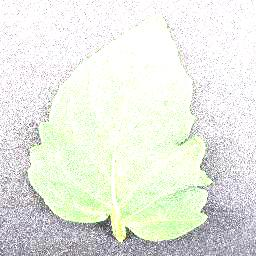
#> input picture image_data/Tomato_Images/Tomato_Healthy/2bc7f6c3-7765-4ab0-926b-57fc918bfbf0___GH_HL Leaf 305_newPixel25.JPG, 256 x 256 px; its folder holds 3 pictures in this run
$ python evaluate_droop_angle.py
#> lines starting #> are read from the running program, lines starting #| are printed output that depends on the picture; after the words box and inside, x2 and y2 are one past the last pixel; in counts of white or black regions, pixels touching at a corner belong together
#> in run_evaluation, img is the input picture: shape (256, 256, 3); mean B, G, R 226.2, 234, 231.4
"""Prototype and empirical evaluation of droop_angle on 20 Tomato images (T5-006).

Tests whether an orientation/droop angle can be defensibly calculated on
PlantVillage tomato leaf images. Evaluates:
1. Sensitivity to 180-degree rotation and vertical flip augmentations.
2. Sensitivity to arbitrary image framing / scanner angle.
3. Availability of a ground-truth gravity or plant stem reference axis.
"""

from __future__ import annotations

import sys
from pathlib import Path

import cv2
import numpy as np

PROJECT_ROOT = Path(__file__).resolve().parent.parent
if str(PROJECT_ROOT) not in sys.path:
    sys.path.insert(0, str(PROJECT_ROOT))

TOMATO_DIR = PROJECT_ROOT / "image_data" / "Tomato_Images"


def segment_leaf(image_bgr: np.ndarray) -> np.ndarray:
    """Segment leaf from PlantVillage neutral gray/white background using Otsu thresholding."""
    # Background in PlantVillage is bright or textured gray/sheet
    # Using Otsu thresholding on saturation channel
    hsv = cv2.cvtColor(image_bgr, cv2.COLOR_BGR2HSV)
#> hsv: shape (256, 256, 3); mean H, S, V 85.1, 13.9, 236.5
    sat = hsv[:, :, 1]
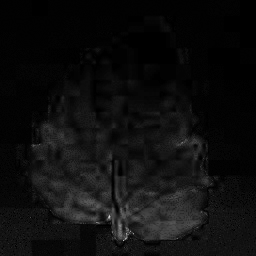
#> sat: shape (256, 256); min 0, max 216, mean 13.9
    _, mask = cv2.threshold(sat, 30, 255, cv2.THRESH_BINARY)
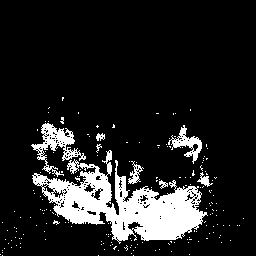
#> mask: shape (256, 256); 13.2% white; 186 white regions (178 under 20 px), largest, box (x1, y1, x2, y2) and area: (32, 150, 208, 244) 6704, (31, 123, 86, 177) 880, (168, 125, 202, 164) 429
    # Morphological clean up
    kernel = cv2.getStructuringElement(cv2.MORPH_ELLIPSE, (5, 5))
    mask = cv2.morphologyEx(mask, cv2.MORPH_CLOSE, kernel)
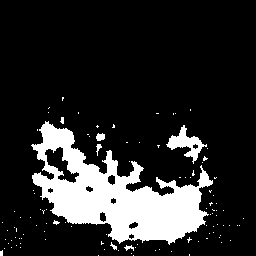
#> mask: shape (256, 256); 16.3% white; 105 white regions (98 under 20 px)
    return mask


def calculate_fitted_angle(mask: np.ndarray) -> tuple[float, float, str]:
    """Calculate major axis angle via cv2.fitEllipse and cv2.minAreaRect."""
    contours, _ = cv2.findContours(mask, cv2.RETR_EXTERNAL, cv2.CHAIN_APPROX_SIMPLE)
#> contours = 105 contours, 102 with area under 20; largest, box (x1, y1, x2, y2) and area: (31, 121, 213, 245) 10074, (166, 125, 207, 164) 494, (96, 133, 105, 141) 43
    if not contours:
        return 0.0, 0.0, "no_contour"
    largest = max(contours, key=cv2.contourArea)
#> largest = contour of 602 points, box (x1, y1, x2, y2) (31, 121, 213, 245), area 10074
    if len(largest) < 5:
        return 0.0, 0.0, "degenerate_contour"

    # 1. Ellipse fitting angle in [0, 180) degrees relative to vertical (y-axis)
    ellipse = cv2.fitEllipse(largest)
#> ellipse = ((116, 189.8), (91.79, 187.4), 109.6)
    ellipse_angle = float(ellipse[2])
#> ellipse_angle = 109.6

    # 2. MinAreaRect angle
    rect = cv2.minAreaRect(largest)
#> rect = ((116.1, 191.4), (97.62, 189.2), -73.96)
    rect_angle = float(rect[2])
#> rect_angle = -73.96

    return ellipse_angle, rect_angle, "ok"


def run_evaluation() -> list[dict]:
    # Select 20 representative tomato images across healthy and disease classes,
    # including natural pairs of base images and their 180deg / flipTB augmentations.
    healthy_dir = TOMATO_DIR / "Tomato_Healthy"
    unhealthy_dir = TOMATO_DIR / "Tomato_Unhealthy" / "Tomato_Early_blight"

    test_filenames = [
        # Set 1: Healthy base and augmented pairs
        (
            healthy_dir,
            "000146ff-92a4-4db6-90ad-8fce2ae4fddd___GH_HL Leaf 259.1.JPG",
            "healthy_base_1",
        ),
        (
            healthy_dir,
            "000bf685-b305-408b-91f4-37030f8e62db___GH_HL Leaf 308.1.JPG",
            "healthy_base_2",
        ),
        (
            healthy_dir,
            "000bf685-b305-408b-91f4-37030f8e62db___GH_HL Leaf 308.1_180deg.JPG",
            "healthy_180deg_2",
        ),
        (
            healthy_dir,
            "000bf685-b305-408b-91f4-37030f8e62db___GH_HL Leaf 308.1_flipTB.JPG",
            "healthy_flipTB_2",
        ),
        (
            healthy_dir,
            "00bce074-967b-4d50-967a-31fdaa35e688___RS_HL 0223.JPG",
            "healthy_base_3",
        ),
        (
            healthy_dir,
            "00bce074-967b-4d50-967a-31fdaa35e688___RS_HL 0223_180deg.JPG",
            "healthy_180deg_3",
        ),
        (
            healthy_dir,
            "00bce074-967b-4d50-967a-31fdaa35e688___RS_HL 0223_flipTB.JPG",
            "healthy_flipTB_3",
        ),
        (
            healthy_dir,
            "014b5e19-7917-4d76-b632-b5dd31d999ec___RS_HL 9640.JPG",
            "healthy_base_4",
        ),
        (
            healthy_dir,
            "01700b46-3800-46c6-ab81-09a5f50af525___RS_HL 0108.JPG",
            "healthy_base_5",
        ),
        (
            healthy_dir,
            "0172e56c-8bb8-4e75-8ac7-509df81393e8___RS_HL 0580.JPG",
            "healthy_base_6",
        ),
        (
            healthy_dir,
            "01c1da17-8d9f-4d69-8a1e-58d37453d3c3___RS_HL 9641.JPG",
            "healthy_base_7",
        ),
        (
            healthy_dir,
            "01c1da17-8d9f-4d69-8a1e-58d37453d3c3___RS_HL 9641_180deg.JPG",
            "healthy_180deg_7",
        ),
        (
            healthy_dir,
            "01c1da17-8d9f-4d69-8a1e-58d37453d3c3___RS_HL 9641_flipTB.JPG",
            "healthy_flipTB_7",
        ),
        (
            healthy_dir,
            "01f98912-9627-4ce0-8f0f-e451b7acbb6c___RS_HL 0509.JPG",
            "healthy_base_8",
        ),
        (
            healthy_dir,
            "01f98912-9627-4ce0-8f0f-e451b7acbb6c___RS_HL 0509_180deg.JPG",
            "healthy_180deg_8",
        ),
        # Set 2: Unhealthy leaves
        (
            unhealthy_dir,
            "0017ae72-7489-406a-a18a-668ff40bf483___RS_Erly.B 7843.JPG",
            "early_blight_1",
        ),
        (
            unhealthy_dir,
            "0017ae72-7489-406a-a18a-668ff40bf483___RS_Erly.B 7843_180deg.JPG",
            "early_blight_180deg_1",
        ),
        (
            unhealthy_dir,
            "0017ae72-7489-406a-a18a-668ff40bf483___RS_Erly.B 7843_flipTB.JPG",
            "early_blight_flipTB_1",
        ),
        (
            unhealthy_dir,
            "00344795-0370-49b9-87a4-c7be361870fb___RS_Erly.B 7457.JPG",
            "early_blight_2",
        ),
        (
            unhealthy_dir,
            "00344795-0370-49b9-87a4-c7be361870fb___RS_Erly.B 7457_180deg.JPG",
            "early_blight_180deg_2",
        ),
    ]

    results = []
    print(
        f"{'Idx':<4} {'Label/Condition':<25} {'Filename':<35} {'Ellipse Angle':<15} {'Stem Visible?':<14} {'Gravity Ref?'}"
    )
    print("-" * 110)

    for i, (folder, fname, condition) in enumerate(test_filenames, start=1):
        fpath = folder / fname
        if not fpath.exists():
            # Fallback to any existing jpg if exact name differs
            jpgs = list(folder.glob("*.JPG")) + list(folder.glob("*.jpg"))
            fpath = jpgs[i % len(jpgs)]
            fname = fpath.name

        img = cv2.imread(str(fpath))
        if img is None:
            continue

        mask = segment_leaf(img)
        ellipse_ang, rect_ang, _status = calculate_fitted_angle(mask)
#> ellipse_ang = 109.6; rect_ang = -73.96

        # Inspection flags:
        # PlantVillage leaves are excised single leaves placed on flat scanner sheets
        stem_visible = False
        gravity_ref = False

        record = {
            "index": i,
            "filename": fname,
            "condition": condition,
            "ellipse_angle": ellipse_ang,
            "rect_angle": rect_ang,
            "stem_visible": stem_visible,
            "gravity_ref": gravity_ref,
        }
        results.append(record)
        print(
            f"{i:<4} {condition:<25} {fname[:33]:<35} {ellipse_ang:<15.1f} {stem_visible!s:<14} {gravity_ref!s}"
        )
#| 1    healthy_base_1            2bc7f6c3-7765-4ab0-926b-57fc918bf   109.6           False          False
#> pass 2 of the loop in run_evaluation, `for i, (folder, fname, condition) in enumerate(test_filenames, start=1):`:
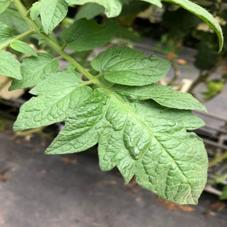
#> input picture image_data/Tomato_Images/Tomato_Healthy/HL_(108).jpg, 227 x 227 px
#> in run_evaluation, img is the input picture: shape (227, 227, 3); mean B, G, R 97.5, 138.4, 120.3
#> hsv: shape (227, 227, 3); mean H, S, V 39.4, 85.1, 140.9
#> in segment_leaf (call 2), `sat = hsv[:, :, 1]`:
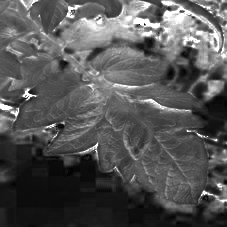
#> sat: shape (227, 227); min 0, max 255, mean 85.1
#> in segment_leaf (call 2), `mask = cv2.morphologyEx(mask, cv2.MORPH_CLOSE, kernel)`:
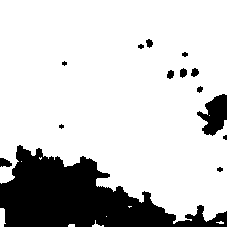
#> mask: shape (227, 227); 79.8% white; 14 black regions (3 under 20 px)
#> contours = 10 contours, 8 with area under 20; largest, box (x1, y1, x2, y2) and area: (0, 0, 227, 224) 40710, (0, 208, 6, 227) 70
#> ellipse_ang = 118.7; rect_ang = -90
#> record = {'index': 2, 'filename': 'HL_(108).jpg', 'condition': 'healthy_base_2', 'ellipse_angle': 118.7, 'rect_angle': -90, 'stem_visible': False, 'gravity_ref': False}
#| 2    healthy_base_2            HL_(108).jpg                        118.7           False          False
#> pass 3 of the loop in run_evaluation, `for i, (folder, fname, condition) in enumerate(test_filenames, start=1):`:
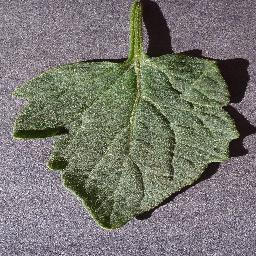
#> input picture image_data/Tomato_Images/Tomato_Healthy/1d1017be-8cd6-4967-894b-1b9fb89d7d6e___RS_HL 0270_flipTB.JPG, 256 x 256 px
#> in run_evaluation, img is the input picture: shape (256, 256, 3); mean B, G, R 111.8, 118.2, 119.5
#> hsv: shape (256, 256, 3); mean H, S, V 97.9, 48.3, 125.1
#> sat: shape (256, 256)
#> in segment_leaf (call 3), `_, mask = cv2.threshold(sat, 30, 255, cv2.THRESH_BINARY)`:
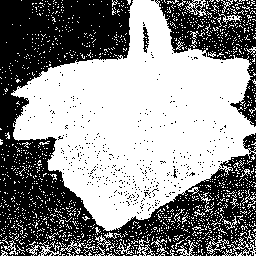
#> mask: shape (256, 256); 55.4% white; 408 black regions (405 under 20 px), largest, box (x1, y1, x2, y2) and area: (0, 0, 256, 256) 24135, (155, 0, 256, 127) 4380, (143, 27, 149, 53) 88
#> in segment_leaf (call 3), `mask = cv2.morphologyEx(mask, cv2.MORPH_CLOSE, kernel)`:
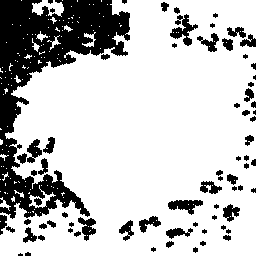
#> mask: shape (256, 256); 77% white; 73 black regions (23 under 20 px)
#> contours = 133 contours, 125 with area under 20; largest, box (x1, y1, x2, y2) and area: (0, 0, 256, 256) 52349, (32, 0, 64, 17) 280, (29, 185, 56, 208) 163, (82, 32, 96, 47) 54, (0, 197, 11, 211) 32, (36, 31, 48, 42) 32, (47, 35, 61, 50) 29, (32, 38, 40, 52) 24
#> ellipse_ang = 59.7
#| 3    healthy_180deg_2          1d1017be-8cd6-4967-894b-1b9fb89d7   59.7            False          False
#> the loop made 16 passes; the first 3 are shown

    return results


if __name__ == "__main__":
#> (the run stopped early here; a loop or call above may not have finished)
